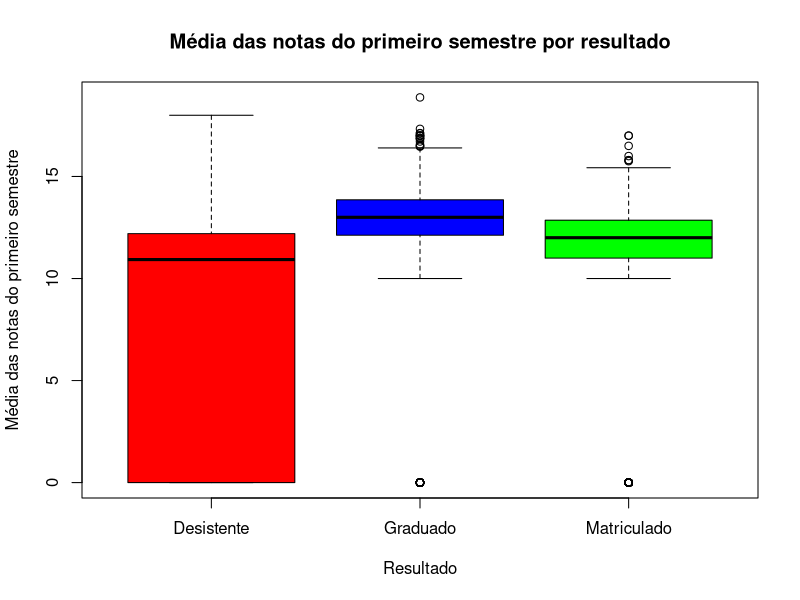
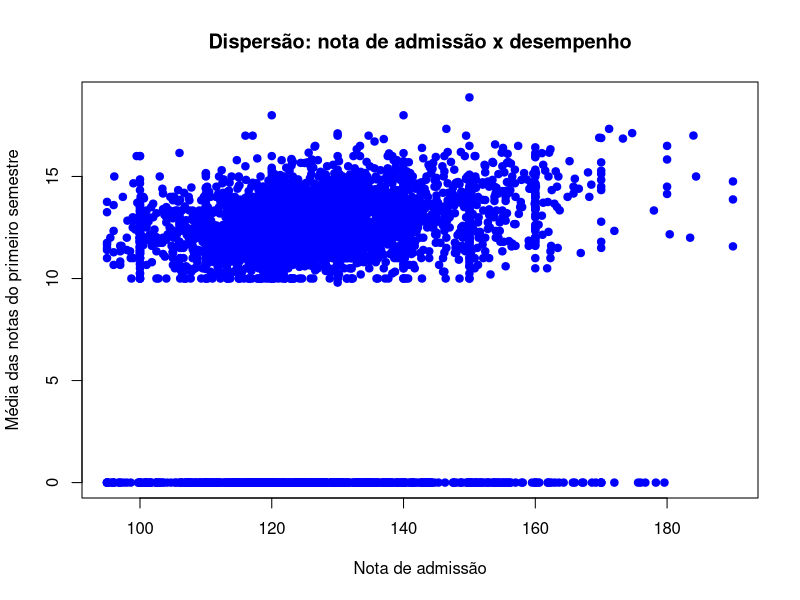
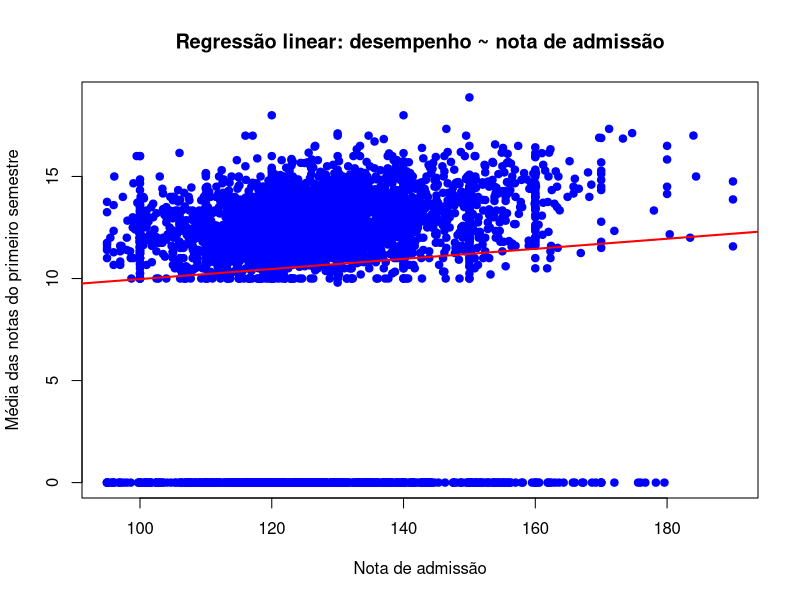
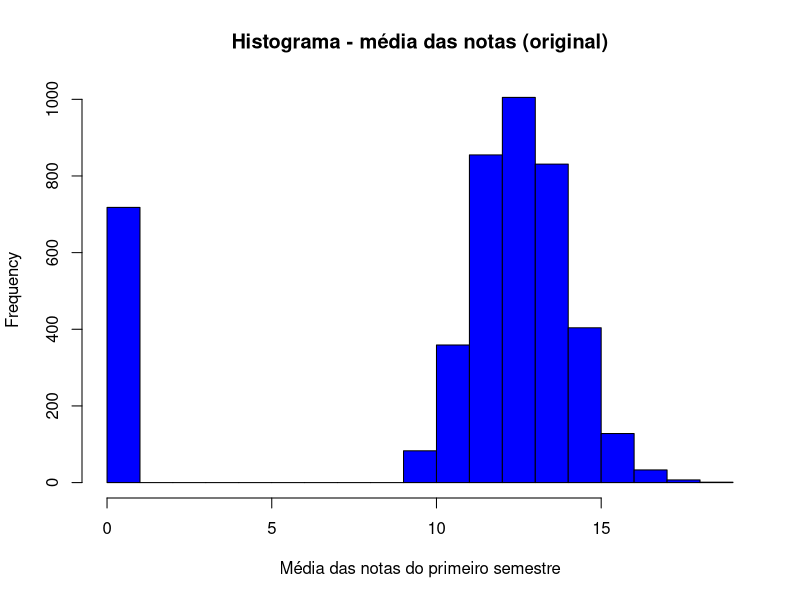
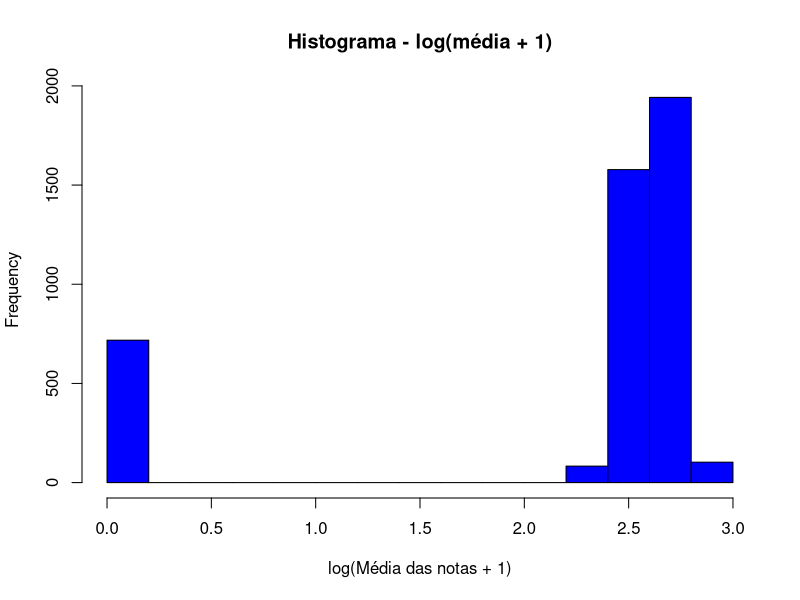

The R script that drew these images, in order:
## ---- chunk 1
knitr::opts_chunk$set(echo = TRUE)
## ---- chunk 2
setwd("C:\\Projetos\\data-analysis-with-R\\data")

df <- read.csv("data_ADAPTED.csv", sep = ",", dec = ".", header = TRUE)

# Ajustando tipos das variáveis categóricas
df$Curso <- as.factor(df$Curso)
df$Deslocado <- as.factor(df$Deslocado)
df$Necessidades.educacionais.especiais <- as.factor(df$Necessidades.educacionais.especiais)
df$Devedor <- as.factor(df$Devedor)
df$Genero <- as.factor(df$Genero)
df$Bolsista <- as.factor(df$Bolsista)
df$Internacional <- as.factor(df$Internacional)
df$Resultado <- as.factor(df$Resultado)

str(df)
summary(df)
## ---- chunk 3
nota_media <- df$Media.das.notas.do.primeiro.semestre
nota_media <- na.omit(nota_media)

n1 <- length(nota_media)
media1 <- mean(nota_media)
dp1 <- sd(nota_media)
erro_padrao1 <- dp1 / sqrt(n1)

alpha1 <- 0.02                 # 98% de confiança
t_critico1 <- qt(1 - alpha1/2, df = n1 - 1)

IC1_inferior <- media1 - t_critico1 * erro_padrao1
IC1_superior <- media1 + t_critico1 * erro_padrao1

c(IC_inferior = IC1_inferior,
  media = media1,
  IC_superior = IC1_superior)
## ---- chunk 4
media_notas <- df$Media.das.notas.do.primeiro.semestre
media_notas <- na.omit(media_notas)

mu0 <- 12      # valor de referência
alpha2 <- 0.05

teste_media <- t.test(media_notas, mu = mu0, conf.level = 1 - alpha2)

teste_media
## ---- chunk 5
dados_t3 <- subset(df, !is.na(Media.das.notas.do.primeiro.semestre) & !is.na(Bolsista))

# Médias, desvios-padrão e tamanhos de cada grupo
tapply(dados_t3$Media.das.notas.do.primeiro.semestre, dados_t3$Bolsista, mean)
tapply(dados_t3$Media.das.notas.do.primeiro.semestre, dados_t3$Bolsista, sd)
tapply(dados_t3$Media.das.notas.do.primeiro.semestre, dados_t3$Bolsista, length)

# Teste de homogeneidade das variâncias (F de variâncias)
var.test(Media.das.notas.do.primeiro.semestre ~ Bolsista, data = dados_t3)

# Teste t para duas amostras independentes (Welch)
teste_t3 <- t.test(Media.das.notas.do.primeiro.semestre ~ Bolsista, data = dados_t3, var.equal = FALSE, conf.level = 0.96)
teste_t3
## ---- chunk 6
# Contagem de sucessos (Graduado) em cada grupo
sucessos <- c(
  sum(df$Resultado == "Graduado" & df$Bolsista == "Nao"),
  sum(df$Resultado == "Graduado" & df$Bolsista == "Sim")
)

# Tamanho de cada grupo
totais <- c(sum(df$Bolsista == "Nao"), sum(df$Bolsista == "Sim"))

sucessos
totais

# Proporções amostrais
proporcoes <- sucessos / totais
proporcoes

# Teste de proporções (duas amostras)
teste_prop <- prop.test(sucessos, totais, conf.level = 0.95, correct = FALSE)
teste_prop
## ---- chunk 7
dados_q5 <- subset(df, !is.na(Media.das.notas.do.primeiro.semestre) & !is.na(Resultado))

# Teste de normalidade (Shapiro-Wilk) em uma amostra de até 500 observações de cada grupo
set.seed(123)

by(dados_q5$Media.das.notas.do.primeiro.semestre, dados_q5$Resultado, function(x) {
  x_amostra <- if (length(x) > 500) sample(x, 500) else x
  shapiro.test(x_amostra)
})

# Teste de homogeneidade de variâncias (Bartlett)
bartlett.test(Media.das.notas.do.primeiro.semestre ~ Resultado, data = dados_q5)
## ---- chunk 8
anova_q5 <- aov(Media.das.notas.do.primeiro.semestre ~ Resultado,
                data = dados_q5)
summary(anova_q5)

# Médias por grupo
tapply(dados_q5$Media.das.notas.do.primeiro.semestre, dados_q5$Resultado, mean)

# Boxplot para visualizar as distribuições por grupo
boxplot(Media.das.notas.do.primeiro.semestre ~ Resultado, data = dados_q5, main = "Média das notas do primeiro semestre por resultado", xlab = "Resultado", ylab = "Média das notas do primeiro semestre", col = c("red", "blue", "green"))
## ---- chunk 9
dados_q6 <- subset(df, !is.na(Nota.de.admissao) & !is.na(Media.das.notas.do.primeiro.semestre))

# Gráfico de dispersão
plot(dados_q6$Nota.de.admissao, dados_q6$Media.das.notas.do.primeiro.semestre, pch = 19, col = "blue", xlab = "Nota de admissão", ylab = "Média das notas do primeiro semestre", main = "Dispersão: nota de admissão x desempenho")

# Coeficiente de correlação de Pearson
r_pearson <- cor(dados_q6$Nota.de.admissao, dados_q6$Media.das.notas.do.primeiro.semestre)
r_pearson

# Teste de hipótese para correlação
teste_cor <- cor.test(dados_q6$Nota.de.admissao, dados_q6$Media.das.notas.do.primeiro.semestre)
teste_cor
## ---- chunk 10
modelo_q7 <- lm(Media.das.notas.do.primeiro.semestre ~ Nota.de.admissao, data = df)

summary(modelo_q7)

# Resíduos do modelo
residuos_q7 <- residuals(modelo_q7)

# Teste de normalidade dos resíduos (em uma amostra)
set.seed(123)
residuos_amostra <- if (length(residuos_q7) > 500) sample(residuos_q7, 500) else residuos_q7
shapiro.test(residuos_amostra)

# Gráfico de dispersão com a reta ajustada
plot(df$Nota.de.admissao, df$Media.das.notas.do.primeiro.semestre, pch = 19, col = "blue", xlab = "Nota de admissão", ylab = "Média das notas do primeiro semestre", main = "Regressão linear: desempenho ~ nota de admissão")
abline(modelo_q7, col = "red", lwd = 2)
## ---- chunk 11
set.seed(123)

variavel_q8 <- na.omit(df$Media.das.notas.do.primeiro.semestre)

# Teste de normalidade em uma amostra
amostra_q8 <- if (length(variavel_q8) > 500) sample(variavel_q8, 500) else variavel_q8
shapiro.test(amostra_q8)

# Histograma na escala original
hist(variavel_q8, main = "Histograma - média das notas (original)", xlab = "Média das notas do primeiro semestre", col = "blue")
## ---- chunk 12
variavel_log <- log(variavel_q8 + 1)

# Teste de normalidade após a transformação (em amostra)
amostra_log <- if (length(variavel_log) > 500) sample(variavel_log, 500) else variavel_log
shapiro.test(amostra_log)

# Histograma após a transformação
hist(variavel_log, main = "Histograma - log(média + 1)", xlab = "log(Média das notas + 1)", col = "blue")
## ---- chunk 13
media_original <- mean(variavel_q8)
media_log <- mean(variavel_log)
media_revertida <- exp(media_log) - 1

c(media_original = media_original, media_transformada = media_log, media_revertida = media_revertida)
